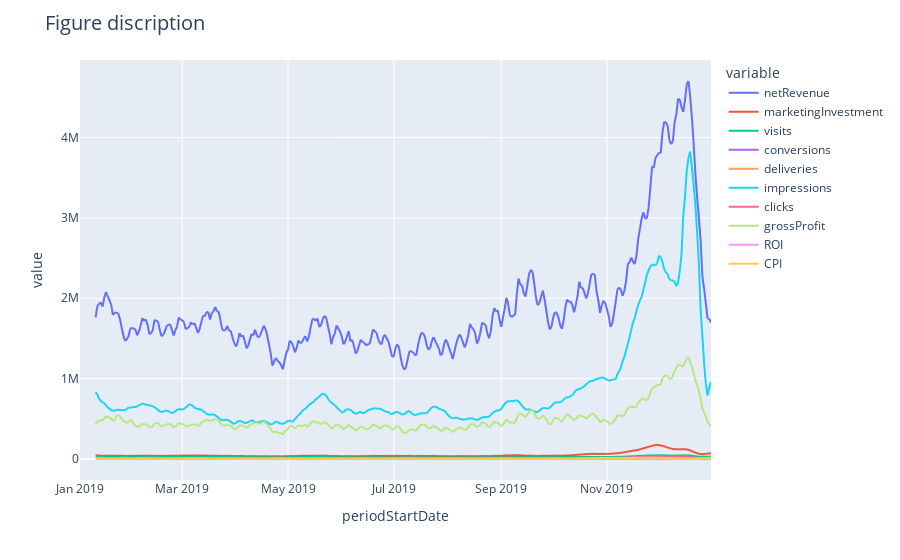

Write notebook code for a chart like this one.
### Code cell
group_data_filtered = group_data.rolling(window=10).mean()
fig1 = group_data_filtered.plot()
fig1.update_layout(title_text="Figure discription", title_font=dict(size=20))
fig1.update_layout(uniformtext_minsize=16, uniformtext_mode='hide')
fig1.show()

### Figure 1 — Plotly figure (JSON) as saved in the notebook; plotly's stock layout.template omitted (floating-point values rounded to 4 significant figures; data arrays with more than 128 entries replaced by an {"elided": "..."} marker saying what was removed)
{"data": [{"hovertemplate": "variable=netRevenue<br>periodStartDate=%{x}<br>value=%{y}<extra></extra>", "legendgroup": "netRevenue", "line": {"color": "#636efa", "dash": "solid"}, "mode": "lines", "name": "netRevenue", "showlegend": true, "type": "scattergl", "x": {"elided": "365 str values"}, "xaxis": "x", "y": {"elided": "365 float values"}, "yaxis": "y"}, {"hovertemplate": "variable=marketingInvestment<br>periodStartDate=%{x}<br>value=%{y}<extra></extra>", "legendgroup": "marketingInvestment", "line": {"color": "#EF553B", "dash": "solid"}, "mode": "lines", "name": "marketingInvestment", "showlegend": true, "type": "scattergl", "x": {"elided": "365 str values"}, "xaxis": "x", "y": {"elided": "365 float values"}, "yaxis": "y"}, {"hovertemplate": "variable=visits<br>periodStartDate=%{x}<br>value=%{y}<extra></extra>", "legendgroup": "visits", "line": {"color": "#00cc96", "dash": "solid"}, "mode": "lines", "name": "visits", "showlegend": true, "type": "scattergl", "x": {"elided": "365 str values"}, "xaxis": "x", "y": {"elided": "365 float values"}, "yaxis": "y"}, {"hovertemplate": "variable=conversions<br>periodStartDate=%{x}<br>value=%{y}<extra></extra>", "legendgroup": "conversions", "line": {"color": "#ab63fa", "dash": "solid"}, "mode": "lines", "name": "conversions", "showlegend": true, "type": "scattergl", "x": {"elided": "365 str values"}, "xaxis": "x", "y": {"elided": "365 float values"}, "yaxis": "y"}, {"hovertemplate": "variable=deliveries<br>periodStartDate=%{x}<br>value=%{y}<extra></extra>", "legendgroup": "deliveries", "line": {"color": "#FFA15A", "dash": "solid"}, "mode": "lines", "name": "deliveries", "showlegend": true, "type": "scattergl", "x": {"elided": "365 str values"}, "xaxis": "x", "y": {"elided": "365 float values"}, "yaxis": "y"}, {"hovertemplate": "variable=impressions<br>periodStartDate=%{x}<br>value=%{y}<extra></extra>", "legendgroup": "impressions", "line": {"color": "#19d3f3", "dash": "solid"}, "mode": "lines", "name": "impressions", "showlegend": true, "type": "scattergl", "x": {"elided": "365 str values"}, "xaxis": "x", "y": {"elided": "365 float values"}, "yaxis": "y"}, {"hovertemplate": "variable=clicks<br>periodStartDate=%{x}<br>value=%{y}<extra></extra>", "legendgroup": "clicks", "line": {"color": "#FF6692", "dash": "solid"}, "mode": "lines", "name": "clicks", "showlegend": true, "type": "scattergl", "x": {"elided": "365 str values"}, "xaxis": "x", "y": {"elided": "365 float values"}, "yaxis": "y"}, {"hovertemplate": "variable=grossProfit<br>periodStartDate=%{x}<br>value=%{y}<extra></extra>", "legendgroup": "grossProfit", "line": {"color": "#B6E880", "dash": "solid"}, "mode": "lines", "name": "grossProfit", "showlegend": true, "type": "scattergl", "x": {"elided": "365 str values"}, "xaxis": "x", "y": {"elided": "365 float values"}, "yaxis": "y"}, {"hovertemplate": "variable=ROI<br>periodStartDate=%{x}<br>value=%{y}<extra></extra>", "legendgroup": "ROI", "line": {"color": "#FF97FF", "dash": "solid"}, "mode": "lines", "name": "ROI", "showlegend": true, "type": "scattergl", "x": {"elided": "365 str values"}, "xaxis": "x", "y": {"elided": "365 float values"}, "yaxis": "y"}, {"hovertemplate": "variable=CPI<br>periodStartDate=%{x}<br>value=%{y}<extra></extra>", "legendgroup": "CPI", "line": {"color": "#FECB52", "dash": "solid"}, "mode": "lines", "name": "CPI", "showlegend": true, "type": "scattergl", "x": {"elided": "365 str values"}, "xaxis": "x", "y": {"elided": "365 float values"}, "yaxis": "y"}], "layout": {"legend": {"title": {"text": "variable"}, "tracegroupgap": 0}, "margin": {"t": 60}, "title": {"font": {"size": 20}, "text": "Figure discription"}, "uniformtext": {"minsize": 16, "mode": "hide"}, "xaxis": {"anchor": "y", "domain": [0, 1], "title": {"text": "periodStartDate"}}, "yaxis": {"anchor": "x", "domain": [0, 1], "title": {"text": "value"}}}}
